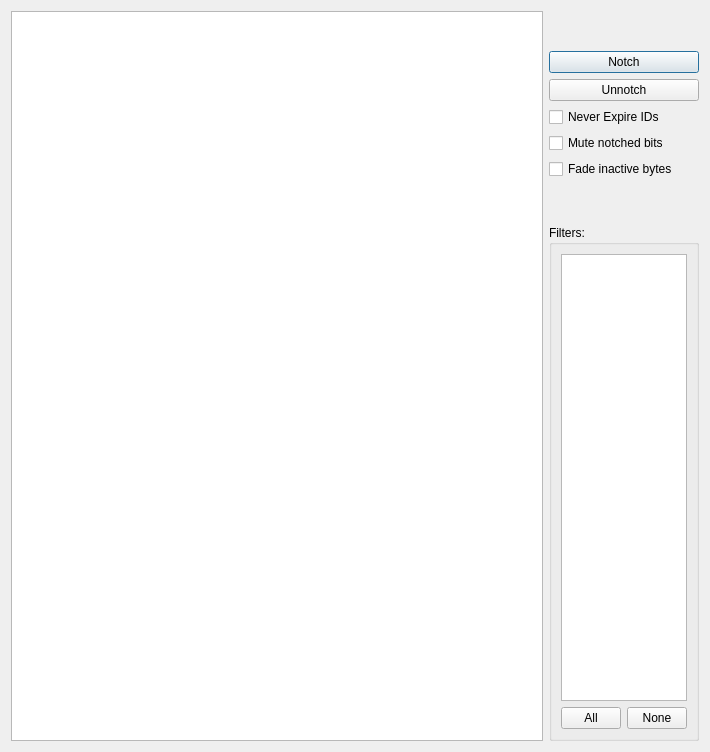
<?xml version="1.0" encoding="UTF-8"?>
<ui version="4.0">
 <class>snifferWindow</class>
 <widget class="QDialog" name="snifferWindow">
  <property name="geometry">
   <rect>
    <x>0</x>
    <y>0</y>
    <width>710</width>
    <height>752</height>
   </rect>
  </property>
  <property name="windowTitle">
   <string>Sniffer</string>
  </property>
  <layout class="QHBoxLayout" name="horizontalLayout">
   <property name="sizeConstraint">
    <enum>QLayout::SetDefaultConstraint</enum>
   </property>
   <item>
    <widget class="QTreeView" name="treeView">
     <property name="selectionMode">
      <enum>QAbstractItemView::NoSelection</enum>
     </property>
    </widget>
   </item>
   <item>
    <layout class="QVBoxLayout" name="verticalLayout_2" stretch="0">
     <item>
      <layout class="QVBoxLayout" name="verticalLayout">
       <item>
        <spacer name="verticalSpacer_2">
         <property name="orientation">
          <enum>Qt::Vertical</enum>
         </property>
         <property name="sizeType">
          <enum>QSizePolicy::Maximum</enum>
         </property>
         <property name="sizeHint" stdset="0">
          <size>
           <width>20</width>
           <height>40</height>
          </size>
         </property>
        </spacer>
       </item>
       <item>
        <widget class="QPushButton" name="btNotch">
         <property name="sizePolicy">
          <sizepolicy hsizetype="Fixed" vsizetype="Fixed">
           <horstretch>0</horstretch>
           <verstretch>0</verstretch>
          </sizepolicy>
         </property>
         <property name="maximumSize">
          <size>
           <width>150</width>
           <height>16777215</height>
          </size>
         </property>
         <property name="text">
          <string>Notch</string>
         </property>
        </widget>
       </item>
       <item>
        <widget class="QPushButton" name="btUnNotch">
         <property name="sizePolicy">
          <sizepolicy hsizetype="Fixed" vsizetype="Fixed">
           <horstretch>0</horstretch>
           <verstretch>0</verstretch>
          </sizepolicy>
         </property>
         <property name="maximumSize">
          <size>
           <width>150</width>
           <height>16777215</height>
          </size>
         </property>
         <property name="text">
          <string>Unnotch</string>
         </property>
        </widget>
       </item>
       <item>
        <widget class="QCheckBox" name="cbNoExpire">
         <property name="text">
          <string>Never Expire IDs</string>
         </property>
        </widget>
       </item>
       <item>
        <widget class="QCheckBox" name="cbMuteNotched">
         <property name="text">
          <string>Mute notched bits</string>
         </property>
        </widget>
       </item>
       <item>
        <widget class="QCheckBox" name="cbFadeInactive">
         <property name="text">
          <string>Fade inactive bytes</string>
         </property>
        </widget>
       </item>
       <item>
        <spacer name="verticalSpacer">
         <property name="orientation">
          <enum>Qt::Vertical</enum>
         </property>
         <property name="sizeType">
          <enum>QSizePolicy::Maximum</enum>
         </property>
         <property name="sizeHint" stdset="0">
          <size>
           <width>20</width>
           <height>40</height>
          </size>
         </property>
        </spacer>
       </item>
       <item>
        <widget class="QGroupBox" name="groupBox">
         <property name="sizePolicy">
          <sizepolicy hsizetype="Preferred" vsizetype="Expanding">
           <horstretch>0</horstretch>
           <verstretch>0</verstretch>
          </sizepolicy>
         </property>
         <property name="maximumSize">
          <size>
           <width>150</width>
           <height>16777215</height>
          </size>
         </property>
         <property name="title">
          <string>Filters:</string>
         </property>
         <layout class="QVBoxLayout" name="verticalLayout_5">
          <property name="sizeConstraint">
           <enum>QLayout::SetDefaultConstraint</enum>
          </property>
          <item>
           <widget class="QListWidget" name="listWidget">
            <property name="sizePolicy">
             <sizepolicy hsizetype="Fixed" vsizetype="Expanding">
              <horstretch>0</horstretch>
              <verstretch>0</verstretch>
             </sizepolicy>
            </property>
            <property name="minimumSize">
             <size>
              <width>0</width>
              <height>0</height>
             </size>
            </property>
            <property name="maximumSize">
             <size>
              <width>150</width>
              <height>16777215</height>
             </size>
            </property>
           </widget>
          </item>
          <item>
           <layout class="QHBoxLayout" name="horizontalLayout_2" stretch="0,0">
            <property name="sizeConstraint">
             <enum>QLayout::SetDefaultConstraint</enum>
            </property>
            <item>
             <widget class="QPushButton" name="btAll">
              <property name="maximumSize">
               <size>
                <width>75</width>
                <height>16777215</height>
               </size>
              </property>
              <property name="text">
               <string>All</string>
              </property>
             </widget>
            </item>
            <item>
             <widget class="QPushButton" name="btNone">
              <property name="maximumSize">
               <size>
                <width>75</width>
                <height>16777215</height>
               </size>
              </property>
              <property name="text">
               <string>None</string>
              </property>
             </widget>
            </item>
           </layout>
          </item>
         </layout>
        </widget>
       </item>
      </layout>
     </item>
    </layout>
   </item>
  </layout>
 </widget>
 <resources/>
 <connections/>
</ui>
